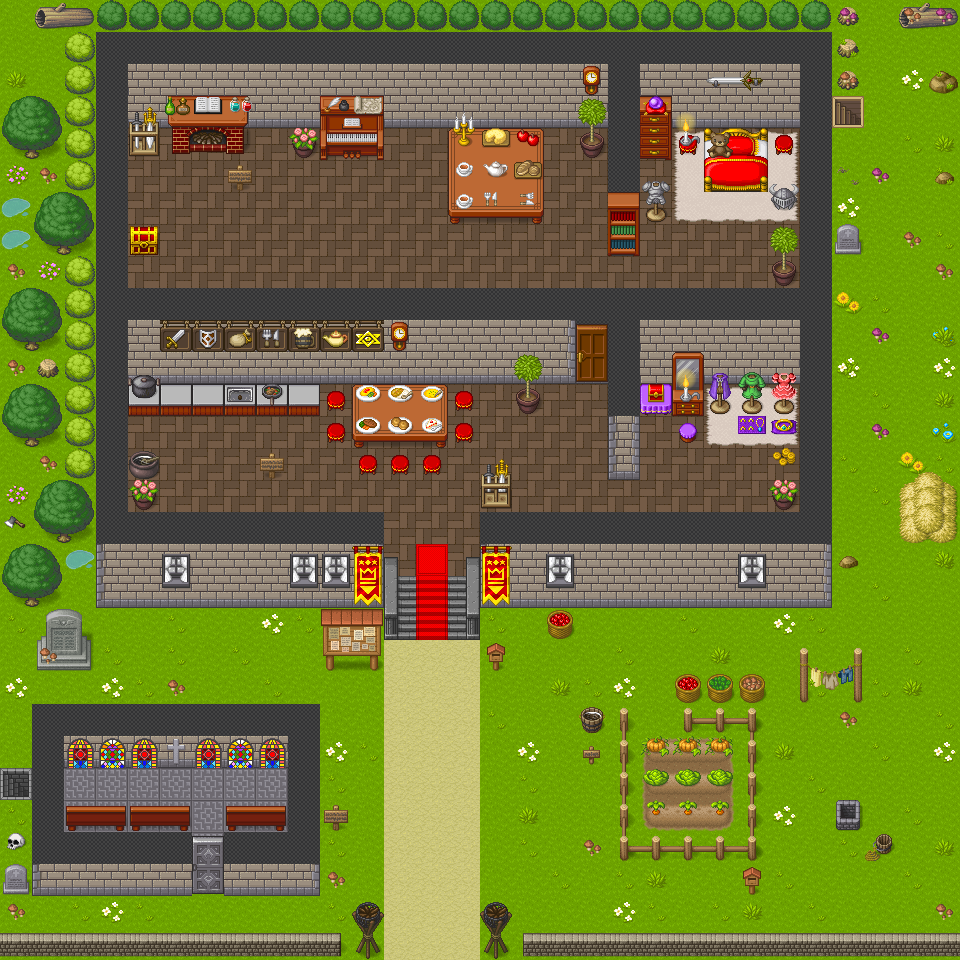

Tiled map render using the project's own tile images. Description and the map definition, with tile-layer contents summarised, below:
An orthogonal 30x30 tile map with 32x32 px tiles, 8 tile layers (page 2, page 1, colision, sol, ...).

<map version="1.5" tiledversion="1.6.0" orientation="orthogonal" renderorder="right-down" width="30" height="30" tilewidth="32" tileheight="32" infinite="0" nextlayerid="11" nextobjectid="1">
 <tileset firstgid="1" name="[Base]BaseChip_pipo" tilewidth="32" tileheight="32" tilecount="1064" columns="8">
  <image source="[Base]BaseChip_pipo.png" width="256" height="4256" />
  <tile id="292">
   <properties>
    <property name="collides" type="bool" value="true" />
   </properties>
  </tile>
  <tile id="434">
   <properties>
    <property name="collides" type="bool" value="true" />
   </properties>
  </tile>
 </tileset>
 <layer id="10" name="page 2" width="30" height="30">
  <properties>
   <property name="openWebsite" value="/pageWeb/HTML/page2.html" />
  </properties>
  <data>[900 cells, 1 non-empty, 1 distinct tile ids]</data>
 </layer>
 <layer id="9" name="page 1" width="30" height="30">
  <properties>
   <property name="openWebsite" value="/pageWeb/HTML/page1.html" />
  </properties>
  <data>[900 cells, 4 non-empty, 1 distinct tile ids]</data>
 </layer>
 <layer id="6" name="colision" width="30" height="30">
  <data>[900 cells, 340 non-empty, 1 distinct tile ids]</data>
 </layer>
 <layer id="5" name="sol" width="30" height="30">
  <data>[900 cells, 900 non-empty, 5 distinct tile ids]</data>
 </layer>
 <layer id="1" name="murs" width="30" height="30">
  <data>[900 cells, 320 non-empty, 34 distinct tile ids]</data>
 </layer>
 <layer id="4" name="meubles" width="30" height="30">
  <data>[900 cells, 169 non-empty, 108 distinct tile ids]</data>
 </layer>
 <layer id="3" name="détails" width="30" height="30">
  <data>[900 cells, 167 non-empty, 68 distinct tile ids]</data>
 </layer>
 <objectgroup id="2" name="floorlayer" />
 <layer id="8" name="arbres" width="30" height="30">
  <data>[900 cells, 70 non-empty, 17 distinct tile ids]</data>
 </layer>
</map>
